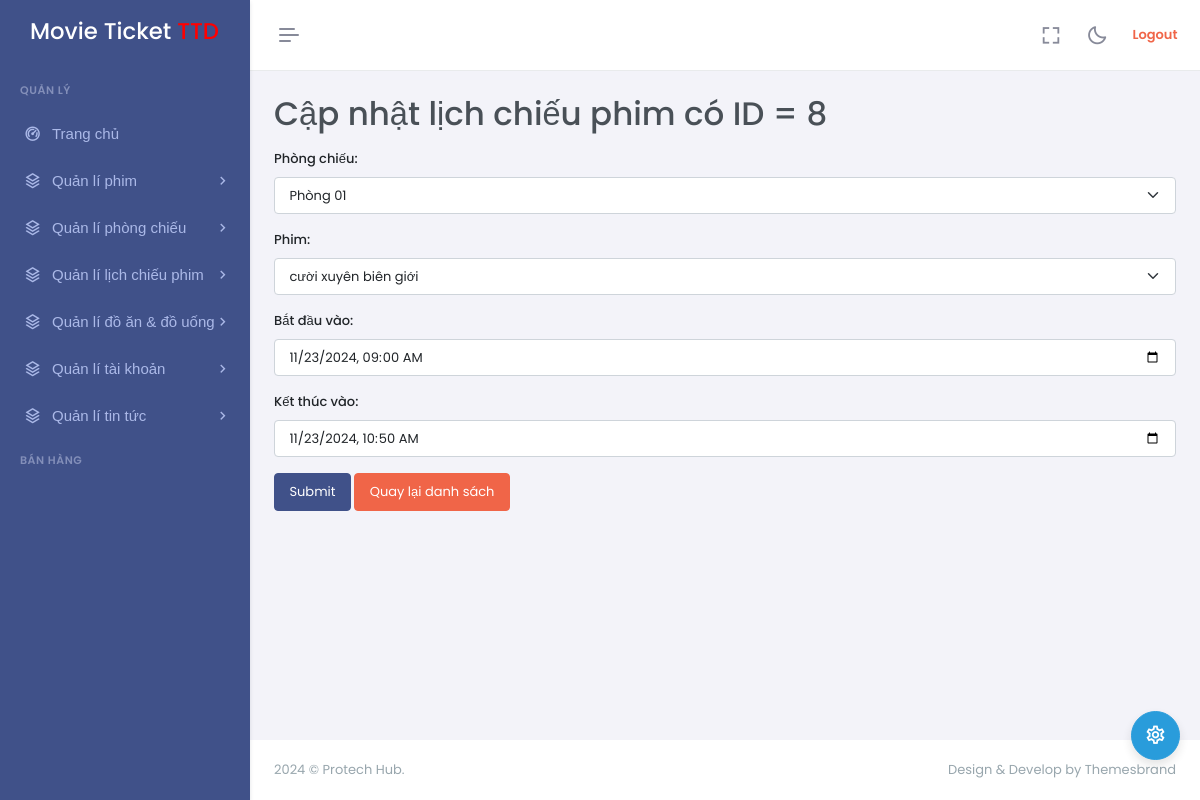
The app's page /?mode=admin&action=schedules-updatePage&id=8 (signed in) with its own data.
### tables this page shows
CREATE TABLE `rooms` (
  `id` int NOT NULL,
  `name` varchar(50) NOT NULL,
  `type` varchar(50) NOT NULL,
  `description` varchar(255) NOT NULL,
  `total_seats` tinyint UNSIGNED DEFAULT NULL,
  `status` varchar(50) NOT NULL
);

CREATE TABLE `movies` (
  `id` int NOT NULL,
  `name` varchar(255) NOT NULL,
  `description` varchar(255) NOT NULL,
  `duration` tinyint UNSIGNED NOT NULL,
  `release_date` date NOT NULL,
  `language` varchar(50) NOT NULL,
  `imageURL` varchar(255) DEFAULT NULL,
  `type` varchar(50) NOT NULL
);

CREATE TABLE `schedules` (
  `id` int NOT NULL,
  `room_id` int NOT NULL,
  `movie_id` int NOT NULL,
  `start_at` timestamp NOT NULL DEFAULT CURRENT_TIMESTAMP,
  `end_at` timestamp NOT NULL DEFAULT CURRENT_TIMESTAMP
);

### controllers/admin/ScheduleController.php (called while the page is built, shortened)
<?php
class ScheduleController
{
    private $schedule;
    private $room;
    private $movie;
    public function __construct()
    {
        $this->schedule = new Schedule();
        $this->room = new Room();
        $this->movie = new Movie();
    }
    public function updatePage()
    {
        try {
            $id = $_GET['id'];
            $schedule = $this->schedule->getById($id);
            $room = $this->room->select();
            $roomPluck = array_column($room, 'name', 'id');
            $movie = $this->movie->select();
            $moviePluck = array_column($movie, 'name', 'id');
            require_once PATH_VIEW_ADMIN_MAIN;
        } catch (\Throwable $th) {
            $_SESSION['success'] = false;
            $_SESSION['msg'] = $th->getMessage();
            header('Location: ' . BASE_URL_ADMIN . '&action=schedules-list');
            exit();
        }
    }
}

### models/BaseModel.php (called while the page is built, shortened)
<?php
class BaseModel
{
    protected $table;
    protected $pdo;
    public function __construct()
    {
        $dsn = sprintf('mysql:host=%s;port=%s;dbname=%s;charset=utf8', DB_HOST, DB_PORT, DB_NAME);
        try {
            $this->pdo = new PDO($dsn, DB_USERNAME, DB_PASSWORD, DB_OBTIONS);
        } catch (PDOException $e) {
            die("Kết nối cơ sở dữ liệu thất bại: {$e->getMessage()}. Vui lòng thử lại sau.");
        }
    }
    public function __destruct()
    {
        $this->pdo = null;
    }
    public function select($columns = '*', $conditions = null, $params = [])
    {
        $sql = "SELECT $columns FROM {$this->table}";
        $stmt = $this->pdo->prepare($sql);
        $stmt->execute($params);
        return $stmt->fetchAll();
    }
}

### models/Schedule.php (called while the page is built, shortened)
<?php
class Schedule extends BaseModel {
    public function getById($id)
    {
        $sql = "
            SELECT
                s.id            s_id,
                r.id            r_id,
                m.id            m_id,
                s.start_at    s_start_at,
                s.end_at      s_end_at,
                r.name          r_name,
                m.name          m_name
            FROM schedules s
            JOIN rooms r ON r.id = s.room_id
            JOIN movies m ON m.id = s.movie_id
            WHERE s.id = :id;
        ";
        $stmt = $this->pdo->prepare($sql);
        $stmt->execute(['id' => $id]);
        return $stmt->fetch();
    }
}
?>

### views/admin/schedules/update.php (the view, shortened to what this page needs)
<form action="<?= BASE_URL_ADMIN . '&action=schedules-update&id=' . $schedule['s_id'] ?>" method="post" enctype="multipart/form-data">
    <div class="my-3">
        <label for="room_id" class="form-label">Phòng chiếu:</label>
        <select class="form-select" name="room_id" id="room_id">
            <?php foreach ($roomPluck as $id => $name): ?>
                <option value="<?= $id ?>"
                    <?= $id == $schedule['r_id'] ? 'selected' : null ?>><?= $name ?></option>
            <?php endforeach; ?>
        </select>
    </div>
    <div class="my-3">
        <label for="movie_id" class="form-label">Phim:</label>
        <select class="form-select" name="movie_id" id="movie_id">
            <?php foreach ($moviePluck as $id => $name): ?>
                <option value="<?= $id ?>"
                    <?= $id == $schedule['m_id'] ? 'selected' : null ?>><?= $name ?></option>
            <?php endforeach; ?>
        </select>
    </div>
    <div class="my-3">
        <label for="start_at" class="form-label">Bắt đầu vào:</label>
        <input type="datetime-local" name="start_at" id="start_at" class="form-control"
            value="<?php if (isset($_SESSION['data'])) {
                        echo $_SESSION['data']['start_at'];
                    } else {
                        echo $schedule['s_start_at'];
                    } ?>">
    </div>
    <div class="my-3">
        <label for="end_at" class="form-label">Kết thúc vào:</label>
        <input type="datetime-local" name="end_at" id="end_at" class="form-control"
            value="<?php if (isset($_SESSION['data'])) {
                        echo $_SESSION['data']['end_at'];
                    } else {
                        echo $schedule['s_end_at'];
                    } ?>">
    </div>
    <button type="submit" class="btn btn-primary">Submit</button>
    <a href="<?= BASE_URL_ADMIN . '&action=schedules-list' ?>" class="btn btn-danger">Quay lại danh sách</a>
</form>

### records on screen
rooms: room_id "Phòng 01"
movies: movie_id "cười xuyên biên giới"
schedules: start_at "11/23/2024 09:00", end_at "11/23/2024 10:50"

### other values on screen
$title "Cập nhật lịch chiếu phim có ID = 8"
